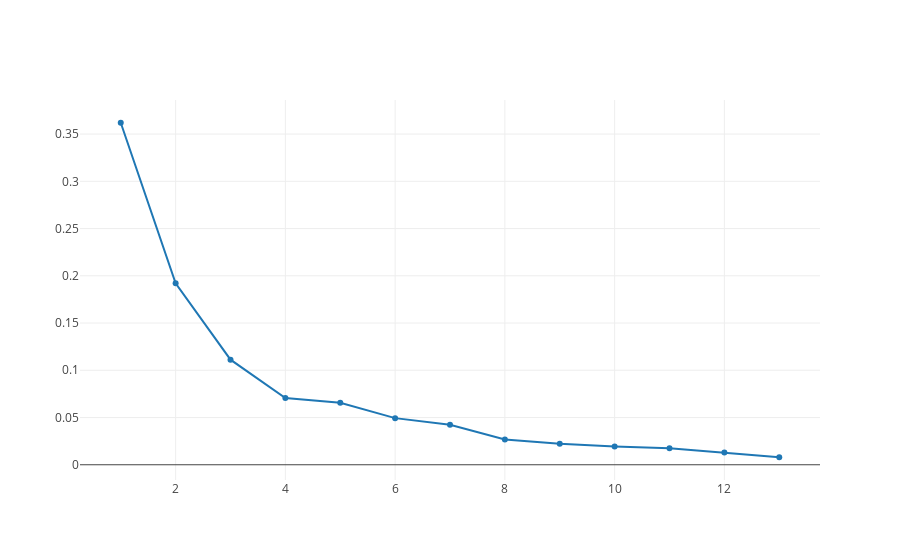

The notebook cell saved with this chart:
### Code cell
trace = go.Line(y = exp_var,
               x = np.arange(1, len(exp_var) + 1))
data = [trace]
figure = dict(data = data)
iplot(figure)

### Figure 1 — Plotly figure (JSON) as saved in the notebook; plotly's stock layout.template omitted (floating-point values rounded to 4 significant figures)
{"data": [{"type": "scatter", "uid": "552c672c-6112-11e9-99b9-93d45f508a5a", "x": [1, 2, 3, 4, 5, 6, 7, 8, 9, 10, 11, 12, 13], "y": [0.362, 0.1921, 0.1112, 0.07069, 0.06563, 0.04936, 0.04239, 0.02681, 0.02222, 0.0193, 0.01737, 0.01298, 0.007952]}], "layout": {}}
